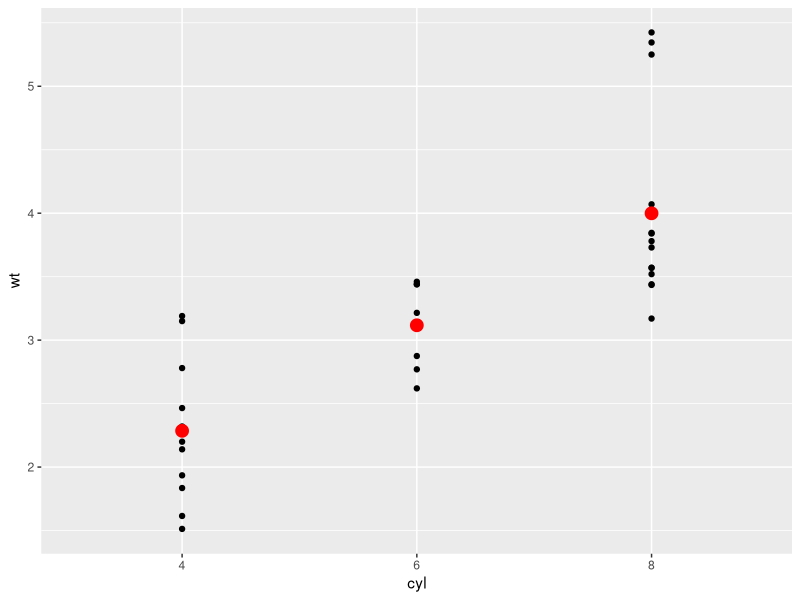

This figure's R source:

# CarWeightByCylinders
# Wesley Sutton
# 11/22/2026
# Models car weight based on number of cylinders


library(tidyverse)
library(modelr)

# 1.Created a tibble with cylinder count and weight
car_data <- mtcars %>%
  as_tibble() %>%
  select(cyl, wt) %>%
  mutate(cyl = factor(cyl))

# 2.Fit a linear model to predict weight from cylinders
car_model <- lm(wt ~ cyl, data = car_data)

# 3.Create a grid with predicted weights
car_grid <- car_data %>%
  data_grid(cyl) %>%
  add_predictions(car_model)

# 4.Plotted car weights and predicted values
ggplot(car_data, aes(x = cyl, y = wt)) +
  geom_point() +
  geom_point(
    data = car_grid,
    aes(y = pred),
    color = "red",
    size = 4
  )

# Analysis:
# Cars with more cylinders usually weigh more.
# The red points show the predicted average weight
# for each cylinder group. Weight varies within
# each group, so cylinder count does not explain
# every difference in car weight.
